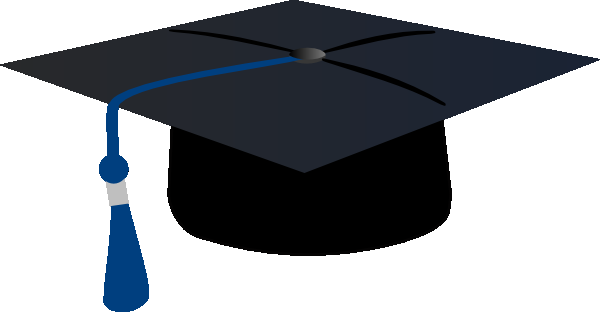
#> input picture gorro_proyecto.png, 600 x 312 px, given in place of the camera
$ python camera_python.py
#> lines starting #> are read from the running program, lines starting #| are printed output that depends on the picture
import cv2
import time
import numpy as np

cap = cv2.VideoCapture(0)
fondo = None

while True:

	grabbed, frame = cap.read()
#> frame is the input picture: shape (312, 600, 3); mean B, G, R 156.1, 151.5, 148.1

	if not grabbed:
		break

	img_gris = cv2.cvtColor(frame, cv2.COLOR_BGR2GRAY)
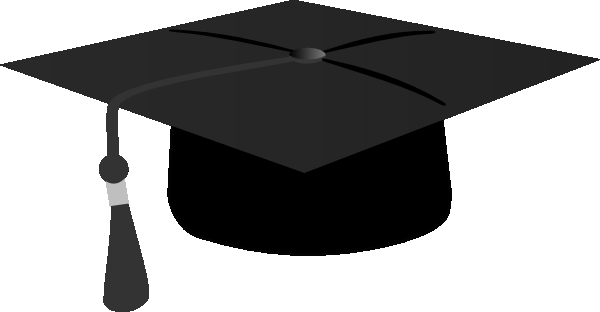
#> img_gris: shape (312, 600); min 0, max 255, mean 151

	img_gris = cv2.GaussianBlur(img_gris, (21, 21), 0)
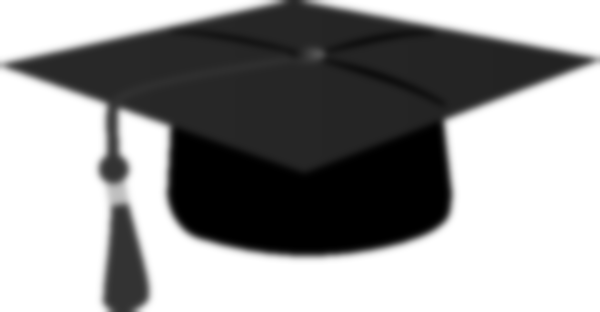
#> img_gris: shape (312, 600); min 0, max 255, mean 151

	if fondo is None:
		fondo = img_gris
		continue

	resta = cv2.absdiff(fondo, img_gris)

	umbral = cv2.threshold(resta, 25, 255, cv2.THRESH_BINARY)[1]

	umbral = cv2.dilate(umbral, None, iterations=2)

	contornosimg = umbral.copy()

	contornos, hierarchy = cv2.findContours(contornosimg,cv2.RETR_TREE,cv2.CHAIN_APPROX_SIMPLE)

	for c in contornos:
		if cv2.contourArea(c) < 500:
			continue
		(x, y, w, h) = cv2.boundingRect(c)
		cv2.rectangle(frame, (x, y), (x + w, y + h), (0, 255, 0), 2)

	cv2.imshow("Camara", frame)

	k = cv2.waitKey(10)
	time.sleep(0.015)

	if k == 27:
		break

cap.release()
cv2.destroyAllWindows()
